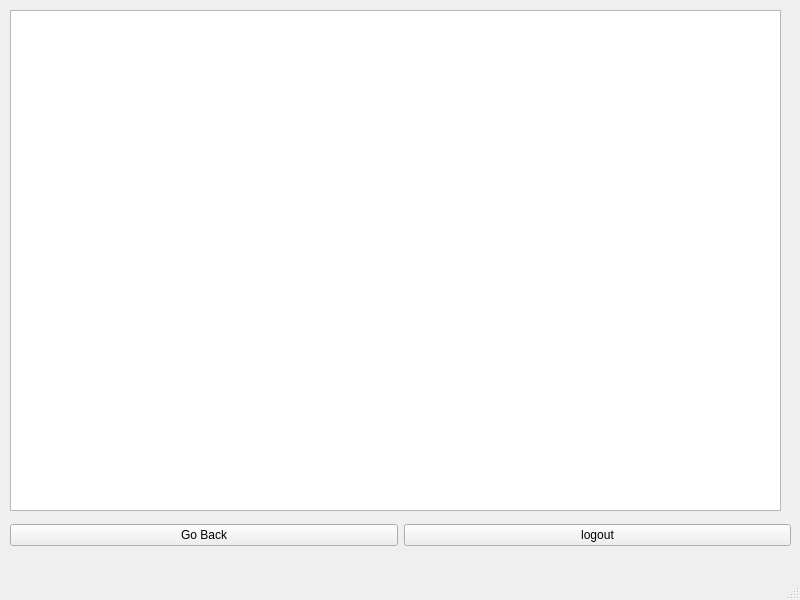
<?xml version="1.0" encoding="UTF-8"?>
<ui version="4.0">
 <class>ViewImageSamples</class>
 <widget class="QMainWindow" name="ViewImageSamples">
  <property name="geometry">
   <rect>
    <x>0</x>
    <y>0</y>
    <width>800</width>
    <height>600</height>
   </rect>
  </property>
  <property name="windowTitle">
   <string>MainWindow</string>
  </property>
  <widget class="QWidget" name="centralwidget">
   <widget class="QListWidget" name="listWidget">
    <property name="geometry">
     <rect>
      <x>10</x>
      <y>10</y>
      <width>771</width>
      <height>501</height>
     </rect>
    </property>
   </widget>
   <widget class="QWidget" name="">
    <property name="geometry">
     <rect>
      <x>10</x>
      <y>520</y>
      <width>781</width>
      <height>31</height>
     </rect>
    </property>
    <layout class="QHBoxLayout" name="horizontalLayout">
     <item>
      <widget class="QPushButton" name="pushButton_goBack">
       <property name="text">
        <string>Go Back</string>
       </property>
      </widget>
     </item>
     <item>
      <widget class="QPushButton" name="pushButton_logout">
       <property name="text">
        <string>logout</string>
       </property>
      </widget>
     </item>
    </layout>
   </widget>
  </widget>
  <widget class="QMenuBar" name="menubar">
   <property name="geometry">
    <rect>
     <x>0</x>
     <y>0</y>
     <width>800</width>
     <height>22</height>
    </rect>
   </property>
  </widget>
  <widget class="QStatusBar" name="statusbar"/>
 </widget>
 <resources/>
 <connections/>
</ui>
